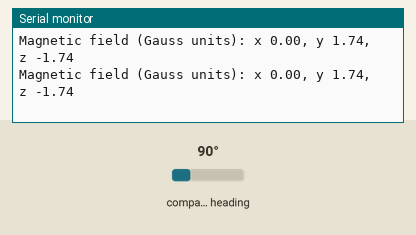
A sketch run on a simulated Arduino Uno, built with avr-gcc and run on an emulated ATmega328P. Shown: the last lines printed to the serial monitor. Wiring (inferred from the names in the program): HMC5883L compass at I2C address 0x1E. The test bench sets the inputs (shaded band); at power-on: compass heading 90°.

Above: at 1.2 s.
1.3 s: compass heading set to 7°
At 2.6 s:
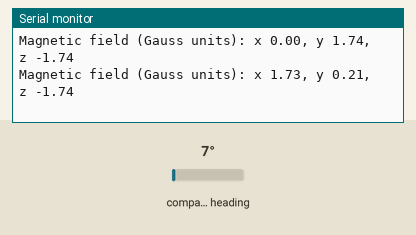
2.8 s: compass heading set to 180°
At 3.8 s:
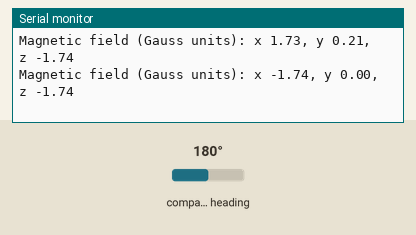
Timing chart, 0 to 5.8 s (numbered marks = the images above; inputs shaded):
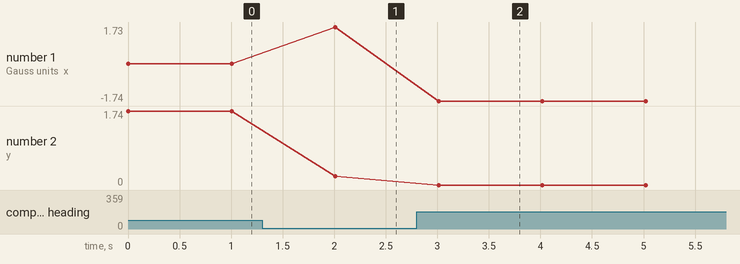

The sketch:

HMC5883L.ino
```cpp
#include <Wire.h>

class HMC5883L {
public:

  bool begin() {
    Wire.begin();
    return true;
  }

  bool start() {
    uint8_t status;

    if (!readReg(sr, &status)) {
      return false;
    }
    if (status & SR_RDY) {
      uint8_t buf[dyrb - dxra + 1];

      /* Discard previously measured data. */
      if (!readRegs(dxra, buf, sizeof(buf))) {
        return false;
      }
    }
    if (!writeReg(cra, CRA_MA_1 | CRA_DO_1_5HZ | CRA_MS_NORMAL) ||
        !writeReg(crb, CRB_GN_7)) {
      return false;
    }
    return writeReg(mr, MR_MD_CONTINUOUS);
  }

  bool stop() {
    return writeReg(mr, MR_MD_IDLE);
  }

  bool getMag(float *x, float *y, float *z) {
    byte buf[dyrb - dxra + 1];
    uint32_t startTime = millis();

    while (true) {
      if (!readReg(sr, buf)) {
        return false;
      }
      if (buf[0] & SR_RDY) {
        break;
      }
      if (millis() - startTime > 1000) {
        return false;
      }
    }
    if (!readRegs(dxra, buf, sizeof(buf))) {
      return false;
    }
    *x = accelValue(buf[0], buf[1]);
    *y = accelValue(buf[4], buf[5]);
    *z = accelValue(buf[2], buf[3]);
    return true;
  }

  float accelValue(byte msb, byte lsb) {
    float val = (signed char)msb * 0x100 + lsb;

    if (val == -4096) {
      return NAN;
    }
    return (val / 230);
  }

  bool readReg(byte addr, byte *val) {
    return readRegs(addr, val, 1);
  }

  bool writeReg(byte addr, byte val) {
    return writeRegs(addr, &val, 1);
  }

  bool readRegs(byte addr, byte *buf, unsigned int len) {
    Wire.beginTransmission(i2cAddr);
    int size = Wire.write(addr);
    if ((Wire.endTransmission() != 0) || (size != 1)) {
      return false;
    }
    if (Wire.requestFrom(i2cAddr, len) != len) {
      return false;
    }
    for (int i = 0; i < len; i++) {
      buf[i] = Wire.read();
    }
    return true;
  }

  bool writeRegs(byte addr, byte *buf, unsigned int len) {
    Wire.beginTransmission(i2cAddr);
    int size = Wire.write(addr);
    if (size != 1) {
      return false;
    }
    size = Wire.write(buf, len);
    if ((Wire.endTransmission() != 0) || (size != len)) {
      return false;
    }
    return true;
  }

private:
  static const int i2cAddr = 0x1E;

  enum reg_addr {
    cra = 0x00,
    crb,
    mr,
    dxra,
    dxrb,
    dzra,
    dzrb,
    dyra,
    dyrb,
    sr,
    ira,
    irb,
    irc,
  };

  static const int CRA_MA_1 = 0x00;
  static const int CRA_MA_2 = 0x20;
  static const int CRA_MA_4 = 0x40;
  static const int CRA_MA_8 = 0x60;
  static const int CRA_DO_0_75HZ = 0x00;
  static const int CRA_DO_1_5HZ = 0x04;
  static const int CRA_DO_3HZ = 0x08;
  static const int CRA_DO_7_5HZ = 0x0C;
  static const int CRA_DO_15HZ = 0x10;
  static const int CRA_DO_30HZ = 0x14;
  static const int CRA_DO_75HZ = 0x18;
  static const int CRA_MS_NORMAL = 0x00;
  static const int CRA_MS_PBIAS = 0x01;
  static const int CRA_MS_NBIAS = 0x02;

  static const int CRB_GN_0 = 0x00;
  static const int CRB_GN_1 = 0x20;
  static const int CRB_GN_2 = 0x40;
  static const int CRB_GN_3 = 0x60;
  static const int CRB_GN_4 = 0x80;
  static const int CRB_GN_5 = 0xA0;
  static const int CRB_GN_6 = 0xC0;
  static const int CRB_GN_7 = 0xE0;

  static const int MR_MD_CONTINUOUS = 0x00;
  static const int MR_MD_SINGLE = 0x01;
  static const int MR_MD_IDLE = 0x02;

  static const int SR_LOCK = 1 << 1;
  static const int SR_RDY = 1 << 0;
};

HMC5883L hmc5883l;

void setup() {
  Serial.begin(115200);
  hmc5883l.begin();
  hmc5883l.start();
}

void loop() {
  float magX, magY, magZ;

  if (hmc5883l.getMag(&magX, &magY, &magZ)) {
    Serial.print("Magnetic field (Gauss units): x ");
    Serial.print(magX);
    Serial.print(", y ");
    Serial.print(magY);
    Serial.print(", z ");
    Serial.println(magZ);
  }
  else {
    Serial.println("Cannot measure magnetic field");
  }
  delay(1000);
}
```

Measured:
- after the input at 1.3 s, the serial monitor: prints a new line after 0.71 s (image 1)
- after the input at 2.8 s, the serial monitor: prints a new line after 0.21 s (image 2)
- plotted number 1: 0 → 1.73 after the input at 1.3 s
- plotted number 2: 1.74 → 0.21 after the input at 1.3 s
